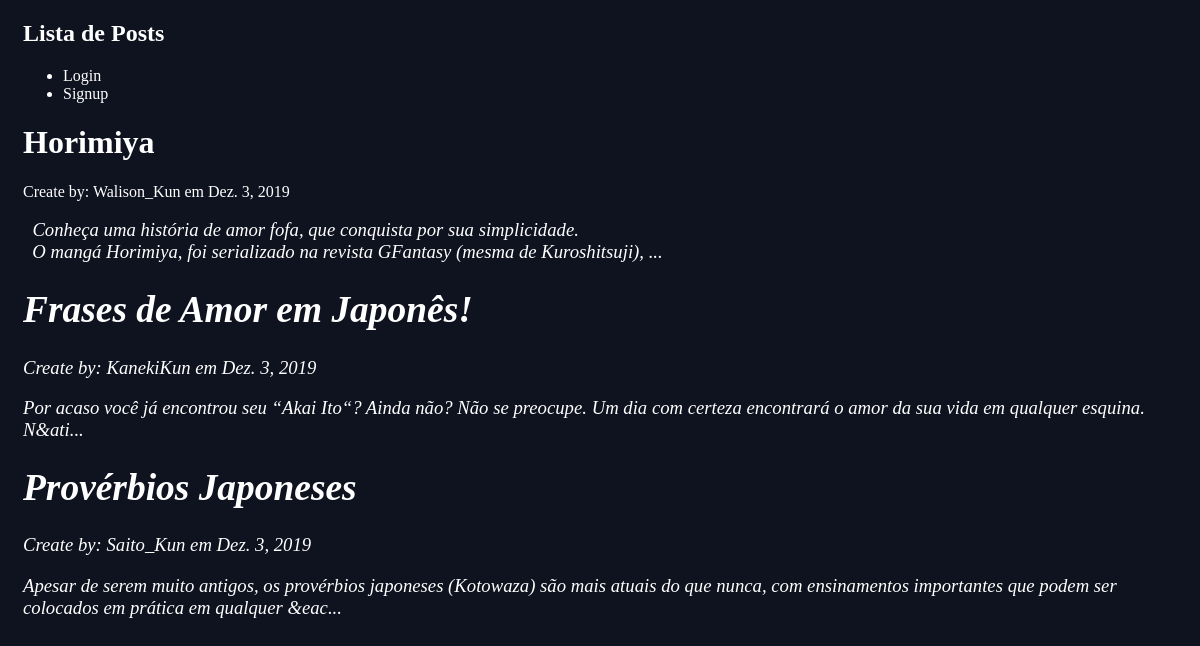
The page / on the database its author committed.
### blog/models.py (models this page shows, shortened)
class Post(models.Model):
    titulo = models.CharField(max_length=255)
    resumo = RichTextField()
    conteudo = RichTextUploadingField()
    dt_cri_post = models.DateField(auto_now_add=True)
    autor = models.ForeignKey(User, default=None, on_delete=models.PROTECT)
    def snippet(self):
        return self.resumo[:200] +'...'

### blog/views.py (the view)
# urls.py: path('', views.post_list, name='list'),
def post_list(request):
    post = Post.objects.all().order_by('dt_cri_post')
    return render(request, 'blog/post_list.html', {'post': post})

### blog/templates/blog/post_list.html
{% extends 'base_layout.html' %}
{% block content %}
    <div class="post">
        {% for post in post %}
        <h1>
          <a href="{% url 'blog:detail' pk=post.pk %}"> {{ post.titulo }} <a>
        </h1>
        <p> Create by: {{post.autor}} em {{ post.dt_cri_post}} </p>
        <p> {{ post.snippet|safe }} </p>
        {% endfor %}
    </div>
{% endblock %}

### assets/style.css (style rules this page uses)
body { background-color: #0f121f; background-image: url(stars.png); background-repeat-y: no-repeat; color: #fff; padding-left: 15px; }
body * { font-family: Ubuntu; }
h3,h4,h5 { font-weight: normal; font-family: 'Lobster', cursive; }
h1, h2 { color: #C25100; font-family: 'Lobster', cursive; }
a, a:hover, a:visited { color: #fff; text-decoration: none; }
.post { margin-bottom: 70px; }

### rows shown on the page
Post: titulo "Horimiya", autor "Walison_Kun", dt_cri_post "Dez. 3, 2019", snippet "Conheça uma história de amor fofa, que conquista por sua simplicidade. O mangá Horimiya, foi serializado na revista GFantasy (mesma de Kuroshitsuji), ..."
Post: titulo "Frases de Amor em Japonês!", autor "KanekiKun", dt_cri_post "Dez. 3, 2019", snippet "Por acaso você já encontrou seu “Akai Ito“? Ainda não? Não se preocupe. Um dia com certeza encontrará o amor da sua vida em qualquer esquina. N&ati..."
Post: titulo "Provérbios Japoneses", autor "Saito_Kun", dt_cri_post "Dez. 3, 2019", snippet "Apesar de serem muito antigos, os provérbios japoneses (Kotowaza) são mais atuais do que nunca, com ensinamentos importantes que podem ser colocados em prática em qualquer &eac..."
